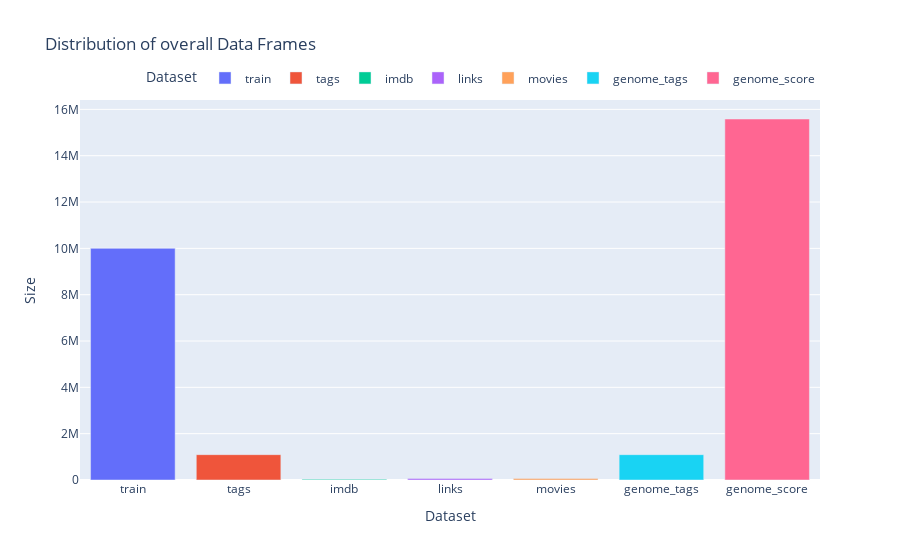

Notebook code for this chart:
### Code cell
len_list = [['train', (train.shape[0])], ['tags', (tags.shape[0])],
            ['imdb', (imdb_data.shape[0])], ['links', (links.shape[0])],
            ['movies', (movies.shape[0])],
            ['genome_tags', (genome_tags.shape[0])],
            ['genome_score', (genome_scores.shape[0])]]
len = pd.DataFrame(len_list,
                      columns=['Dataset', 'Size'])
fig = px.bar(len, x=len['Dataset'],
             y=len['Size'],
             color=len['Dataset'],
             title='Distribution of overall Data Frames')
fig.update_layout(legend=dict(
    orientation="h",
    yanchor="bottom",
    y=1.02,
    xanchor="right",
    x=1
))
fig.show()

### Figure 1 — Plotly figure (JSON) as saved in the notebook; plotly's stock layout.template omitted (floating-point values rounded to 4 significant figures)
{"data": [{"alignmentgroup": "True", "hovertemplate": "Dataset=%{x}<br>Size=%{y}<extra></extra>", "legendgroup": "train", "marker": {"color": "#636efa", "pattern": {"shape": ""}}, "name": "train", "offsetgroup": "train", "orientation": "v", "showlegend": true, "textposition": "auto", "type": "bar", "x": ["train"], "xaxis": "x", "y": [10000038], "yaxis": "y"}, {"alignmentgroup": "True", "hovertemplate": "Dataset=%{x}<br>Size=%{y}<extra></extra>", "legendgroup": "tags", "marker": {"color": "#EF553B", "pattern": {"shape": ""}}, "name": "tags", "offsetgroup": "tags", "orientation": "v", "showlegend": true, "textposition": "auto", "type": "bar", "x": ["tags"], "xaxis": "x", "y": [1093360], "yaxis": "y"}, {"alignmentgroup": "True", "hovertemplate": "Dataset=%{x}<br>Size=%{y}<extra></extra>", "legendgroup": "imdb", "marker": {"color": "#00cc96", "pattern": {"shape": ""}}, "name": "imdb", "offsetgroup": "imdb", "orientation": "v", "showlegend": true, "textposition": "auto", "type": "bar", "x": ["imdb"], "xaxis": "x", "y": [27278], "yaxis": "y"}, {"alignmentgroup": "True", "hovertemplate": "Dataset=%{x}<br>Size=%{y}<extra></extra>", "legendgroup": "links", "marker": {"color": "#ab63fa", "pattern": {"shape": ""}}, "name": "links", "offsetgroup": "links", "orientation": "v", "showlegend": true, "textposition": "auto", "type": "bar", "x": ["links"], "xaxis": "x", "y": [62423], "yaxis": "y"}, {"alignmentgroup": "True", "hovertemplate": "Dataset=%{x}<br>Size=%{y}<extra></extra>", "legendgroup": "movies", "marker": {"color": "#FFA15A", "pattern": {"shape": ""}}, "name": "movies", "offsetgroup": "movies", "orientation": "v", "showlegend": true, "textposition": "auto", "type": "bar", "x": ["movies"], "xaxis": "x", "y": [62423], "yaxis": "y"}, {"alignmentgroup": "True", "hovertemplate": "Dataset=%{x}<br>Size=%{y}<extra></extra>", "legendgroup": "genome_tags", "marker": {"color": "#19d3f3", "pattern": {"shape": ""}}, "name": "genome_tags", "offsetgroup": "genome_tags", "orientation": "v", "showlegend": true, "textposition": "auto", "type": "bar", "x": ["genome_tags"], "xaxis": "x", "y": [1093360], "yaxis": "y"}, {"alignmentgroup": "True", "hovertemplate": "Dataset=%{x}<br>Size=%{y}<extra></extra>", "legendgroup": "genome_score", "marker": {"color": "#FF6692", "pattern": {"shape": ""}}, "name": "genome_score", "offsetgroup": "genome_score", "orientation": "v", "showlegend": true, "textposition": "auto", "type": "bar", "x": ["genome_score"], "xaxis": "x", "y": [15584448], "yaxis": "y"}], "layout": {"barmode": "relative", "legend": {"orientation": "h", "title": {"text": "Dataset"}, "tracegroupgap": 0, "x": 1, "xanchor": "right", "y": 1.02, "yanchor": "bottom"}, "title": {"text": "Distribution of overall Data Frames"}, "xaxis": {"anchor": "y", "categoryarray": ["train", "tags", "imdb", "links", "movies", "genome_tags", "genome_score"], "categoryorder": "array", "domain": [0, 1], "title": {"text": "Dataset"}}, "yaxis": {"anchor": "x", "domain": [0, 1], "title": {"text": "Size"}}}}
